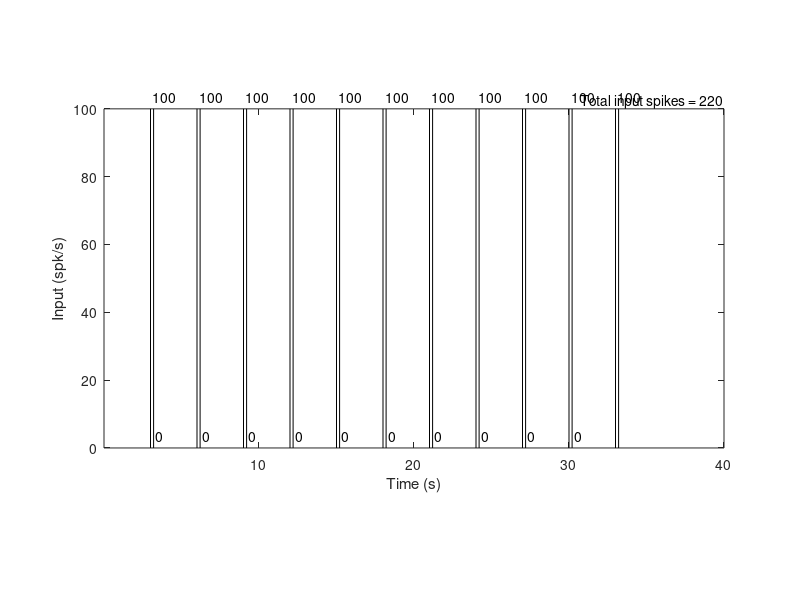

The MATLAB source for this figure: (Note: this script raises an error after producing the figure.)
Fs = 20000;
input_train = zeros(1,800001);
input_x = (1:800001)/Fs;


%Just repeated bursts
x_locs = sort([3:3:35, 3.2:3:35.2]);
y_locs = repmat([100 0],1,11);

% %Train 5
% x_locs = [5 8  9 12 13 16 17 20 21 24 25 28 29 32 33 36 37];
% y_locs = [5 10 5 20 5  30 5  40 5  50 5  60 5  20 0  20 0];

%Train 10
% x_locs = [5  8  9  12 13 16 17 20 21 24 25 28 29 32 33 36 37];
% y_locs = [10 20 10 30 10 40 10 50 10 60 10 80 10 40 0  20 0];

% % Baseline increase set
% x_locs = [3 13 14 17 18 21 22 25 26 29 30 33];
% y_locs = [5 60 10 60 20 60 30 60 40 60 40 0];


% Baseline stable set
% x_locs = [3  13 14 17 18 21 22 25 26 29 30 33 34 37];
% y_locs = [20 60 20 60 20 60 20 60 20 60 20 80 20 0];

for ii = 1:numel(x_locs)-1
    curr_range = round(x_locs(ii)*Fs): round(x_locs(ii+1)*Fs);
    input_train(curr_range) = y_locs(ii);

end


%MF like input
% input_train = time2rate(round((prot_timings{3}+3000)*20),Fs,40+1/Fs);

figure('Position', [129.2909 502.8182 1.2707e+03 187.6364]);
ax1 = axes('Position',[0.1300 0.2534 0.7750 0.5652]);
plot(input_x,input_train,'k');
axis tight
ylabel('Input (spk/s)')
xlabel('Time (s)')
% ylim([0 100])
hold on
for ii = 1:numel(x_locs)-1
    text(x_locs(ii)+0.15,y_locs(ii)+2,num2str(y_locs(ii)),...
        'VerticalAlignment','bottom','HorizontalAlignment','left')

end
hold off

text(0,0,['Total input spikes = ',num2str(floor(sum(input_train)/Fs))],...
    'Units','normalized','Position',[1 1],...
    'VerticalAlignment','bottom','HorizontalAlignment','right')

% text(0,0,['Total input spikes = ',num2str(numel(prot_timings{3}))],...
%     'Units','normalized','Position',[1 1],...
%     'VerticalAlignment','bottom','HorizontalAlignment','right')
% hold on
% line(ax1.XLim,repmat(10,1,2),'Color',[0.7 0.7 0.7],'LineWidth',1.5)
% line(ax1.XLim,repmat(20,1,2),'Color',[0.7 0.7 0.7],'LineWidth',1.5)
% line(ax1.XLim,repmat(60,1,2),'Color',[0.7 0.7 0.7],'LineWidth',1.5)
% line(ax1.XLim,repmat(80,1,2),'Color',[0.7 0.7 0.7],'LineWidth',1.5)
% 
% ax1.YTick = [10, 20, 60, 80];
% 
% hold off
standardFig()